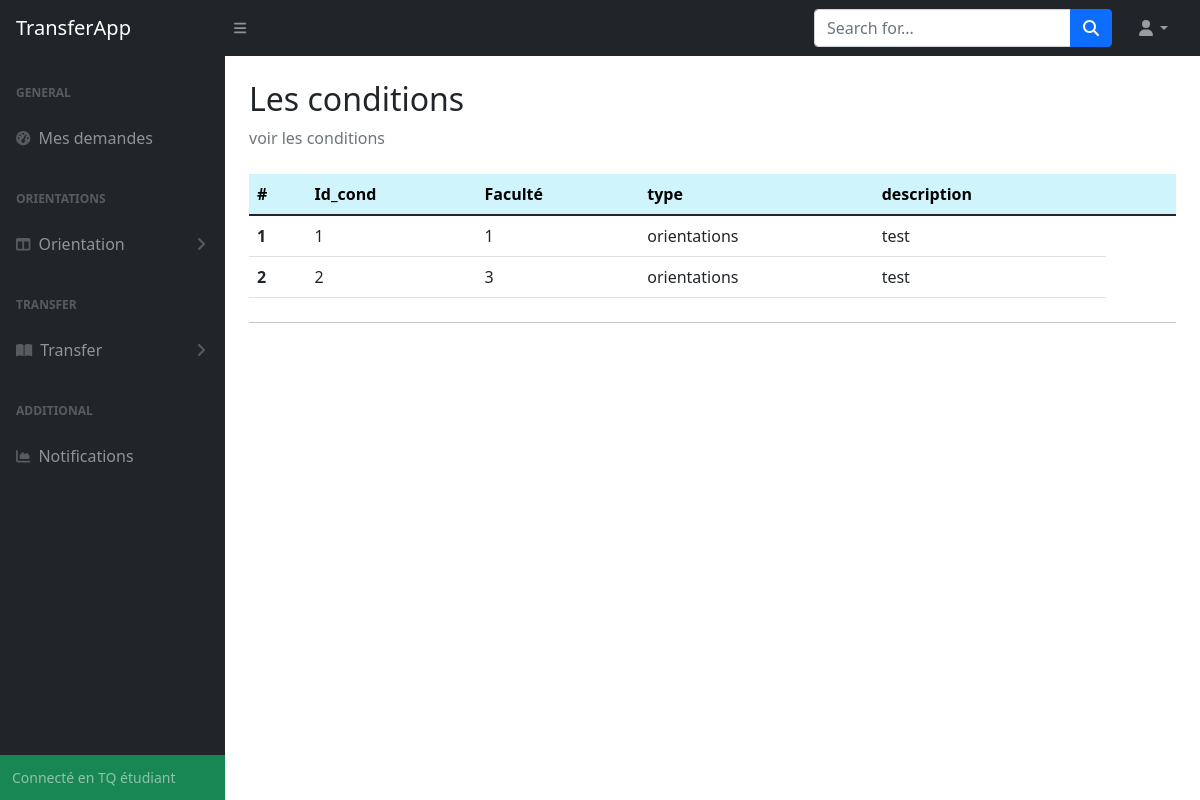
Page /etudiant/conditions (signed in) on the committed database.
### tables this page shows
CREATE TABLE "condition" (
	"id"	INTEGER NOT NULL,
	"id_fac"	INTEGER NOT NULL,
	"cond"	TEXT NOT NULL,
	"type"	TEXT NOT NULL,
	PRIMARY KEY("id","id_fac"),
	FOREIGN KEY("id_fac") REFERENCES faculte(id)
);

### App.py (the view)
@app.route('/etudiant/conditions')
def conditionInStudentDashBoard():
    if session.get("email") != None:
        conditions = db.getAllConditionsOfFacults()
        return render_template('etudiant/conditions.html', conditions = conditions)
    return redirect(url_for('login'))

### database_api.py (called while the page is built)
def getAllConditionsOfFacults():
    try:
        cursor.execute("select * from condition")
    except Error as e:
        print(e)
        return None
    else:
        conditions =[]
        res = cursor.fetchall()
        for cond in res:
            c = {
                'id':cond[0],
                'id_fac':cond[1],
                'cond':cond[2],
                'type':cond[3]
            }
            conditions.append(c)
        return conditions

### templates/etudiant/conditions.html (shortened to what this page needs)
{% extends "etudiant/base.html" %}
{% block content %}
<main>
    <div class="container-fluid px-4">
        <h2 class="mt-4">Les conditions</h2>
        <ol class="breadcrumb mb-4">
            <li class="breadcrumb-item active">voir les conditions</li>
        </ol>
        <div class="tab-content" id="pills-tabContent">
            <div class="tab-pane fade show active" id="pills-home" role="tabpanel" aria-labelledby="pills-home-tab">
              <table class="table">
                <thead>
                  <tr>
                    <th scope="col" class="table-info">#</th>
                    <th scope="col" class="table-info">Id_cond</th>
                    <th scope="col" class="table-info">Faculté</th>
                    <th scope="col" class="table-info">type</th>
                    <th scope="col" class="table-info">description</th>
                    <th scope="col" class="table-info"></th>
                    <th scope="col" class="table-info"></th>
                  </tr>
                </thead>
                <tbody>
                  {% for item in conditions %}
                  <tr>
                    <th scope="row">{{conditions.index(item) + 1}}</th>
                    <td>{{item['id']}}</td>
                    <td>{{item['id_fac']}}</td>
                    <td>{{item['type']}}</td>
                    <td>{{item['cond']}}</td>
                  </tr>
                  {% endfor %}
                </tbody>
              </table>
            </div>
        <hr class="my-4">
    </div>
</main>
{% endblock content %}

### templates/etudiant/base.html (shortened to what this page needs)
<!DOCTYPE html>
<html>
<head>
    <link href="https://cdn.jsdelivr.net/npm/bootstrap@5.1.3/dist/css/bootstrap.min.css" rel="stylesheet">
    <link href="{{url_for('static',filename='styles.css')}}" rel="stylesheet"></link>
</head>
<body class="sb-nav-fixed">
    {% block navbar %}
    <nav class="sb-topnav navbar navbar-expand navbar-dark bg-dark">
        <a class="navbar-brand ps-3" href="#">TransferApp</a>
        <button class="btn btn-link btn-sm order-1 order-lg-0 me-4 me-lg-0" id="sidebarToggle" href="#!"><i class="fas fa-bars"></i></button>
        <form class="d-none d-md-inline-block form-inline ms-auto me-0 me-md-3 my-2 my-md-0">
            <div class="input-group">
                <input class="form-control" type="text" placeholder="Search for..." aria-label="Search for..." aria-describedby="btnNavbarSearch" />
                <button class="btn btn-primary" id="btnNavbarSearch" type="button"><i class="fas fa-search"></i></button>
            </div>
        </form>
        <ul class="navbar-nav ms-auto ms-md-0 me-3 me-lg-4">
            <li class="nav-item dropdown">
                <a class="nav-link dropdown-toggle" id="navbarDropdown" href="#" role="button" data-bs-toggle="dropdown" aria-expanded="false"><i class="fas fa-user fa-fw"></i></a>
            </li>
        </ul>
    </nav>
    {% endblock navbar%}
    {% block sidebar %}
    <div id="layoutSidenav">
        <div id="layoutSidenav_nav">
            <nav class="sb-sidenav accordion sb-sidenav-dark" id="sidenavAccordion">
                <div class="sb-sidenav-menu">
                    <div class="nav">
                        <div class="sb-sidenav-menu-heading">General</div>
                        <a class="nav-link {% if request.path == '/admin' %} active {% endif %}" href="{{url_for('Student_index')}}">
                            <div class="sb-nav-link-icon"><i class="fas fa-tachometer-alt"></i></div>
                            Mes demandes
                        </a>
                        <div class="sb-sidenav-menu-heading">Orientations</div>
                        <a class="nav-link collapsed " href="#" data-bs-toggle="collapse" data-bs-target="#collapseLayouts" aria-expanded="false" aria-controls="collapseLayouts">
                            <div class="sb-nav-link-icon"><i class="fas fa-columns"></i></div>
                            Orientation
                            <div class="sb-sidenav-collapse-arrow"><i class="fas fa-angle-down"></i></div>
                        </a>
                        <div class="sb-sidenav-menu-heading">Transfer</div>
                        <a class="nav-link collapsed" href="#" data-bs-toggle="collapse" data-bs-target="#collapsePages" aria-expanded="false" aria-controls="collapsePages">
                            <div class="sb-nav-link-icon"><i class="fas fa-book-open"></i></div>
                            Transfer
                            <div class="sb-sidenav-collapse-arrow"><i class="fas fa-angle-down"></i></div>
                        </a>
                        <div class="sb-sidenav-menu-heading">Additional</div>
                        <a class="nav-link" href="#">
                            <div class="sb-nav-link-icon"><i class="fas fa-chart-area"></i></div>
                            Notifications
                        </a>
                    </div>
                </div>
                <div class="sb-sidenav-footer bg-success">
                    <div class="small">Connecté en TQ étudiant</div>
                </div>
            </nav>
        </div>
        <div id="layoutSidenav_content">
            {% block content %}{% endblock content %}
        </div>
    </div>
    {% endblock sidebar %}
</body>
</html>

### rows in the picture
condition: conditions "1", id "1", id_fac "1", type "orientations", cond "test"
condition: conditions.index(item)+1 "2", id "2", id_fac "3", type "orientations", cond "test"
